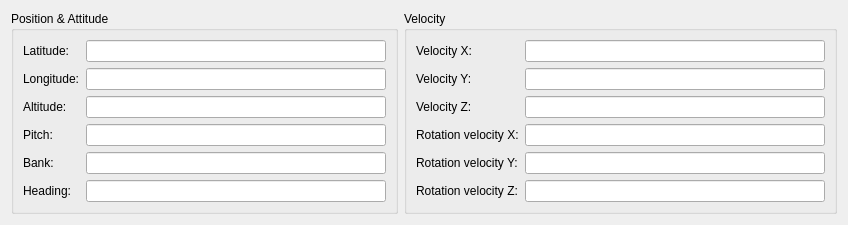
<?xml version="1.0" encoding="UTF-8"?>
<ui version="4.0">
 <class>AircraftWidget</class>
 <widget class="QWidget" name="AircraftWidget">
  <property name="geometry">
   <rect>
    <x>0</x>
    <y>0</y>
    <width>832</width>
    <height>220</height>
   </rect>
  </property>
  <property name="minimumSize">
   <size>
    <width>0</width>
    <height>0</height>
   </size>
  </property>
  <property name="windowTitle">
   <string>Form</string>
  </property>
  <layout class="QGridLayout" name="gridLayout">
   <item row="0" column="1">
    <widget class="QGroupBox" name="groupBox_6">
     <property name="minimumSize">
      <size>
       <width>0</width>
       <height>0</height>
      </size>
     </property>
     <property name="title">
      <string>Velocity</string>
     </property>
     <layout class="QFormLayout" name="formLayout_5">
      <item row="0" column="0">
       <widget class="QLabel" name="label_12">
        <property name="text">
         <string>Velocity X:</string>
        </property>
       </widget>
      </item>
      <item row="0" column="1">
       <widget class="QLineEdit" name="velocityXLineEdit">
        <property name="minimumSize">
         <size>
          <width>300</width>
          <height>0</height>
         </size>
        </property>
        <property name="readOnly">
         <bool>true</bool>
        </property>
       </widget>
      </item>
      <item row="1" column="0">
       <widget class="QLabel" name="label_13">
        <property name="text">
         <string>Velocity Y:</string>
        </property>
       </widget>
      </item>
      <item row="1" column="1">
       <widget class="QLineEdit" name="velocityYLineEdit">
        <property name="minimumSize">
         <size>
          <width>300</width>
          <height>0</height>
         </size>
        </property>
        <property name="readOnly">
         <bool>true</bool>
        </property>
       </widget>
      </item>
      <item row="2" column="0">
       <widget class="QLabel" name="label_14">
        <property name="text">
         <string>Velocity Z:</string>
        </property>
       </widget>
      </item>
      <item row="2" column="1">
       <widget class="QLineEdit" name="velocityZLineEdit">
        <property name="minimumSize">
         <size>
          <width>300</width>
          <height>0</height>
         </size>
        </property>
        <property name="readOnly">
         <bool>true</bool>
        </property>
       </widget>
      </item>
      <item row="3" column="0">
       <widget class="QLabel" name="label_28">
        <property name="text">
         <string>Rotation velocity X:</string>
        </property>
       </widget>
      </item>
      <item row="3" column="1">
       <widget class="QLineEdit" name="rotationVelocityXLineEdit">
        <property name="minimumSize">
         <size>
          <width>300</width>
          <height>0</height>
         </size>
        </property>
        <property name="readOnly">
         <bool>true</bool>
        </property>
       </widget>
      </item>
      <item row="4" column="0">
       <widget class="QLabel" name="label_29">
        <property name="text">
         <string>Rotation velocity Y:</string>
        </property>
       </widget>
      </item>
      <item row="4" column="1">
       <widget class="QLineEdit" name="rotationVelocityYLineEdit">
        <property name="minimumSize">
         <size>
          <width>300</width>
          <height>0</height>
         </size>
        </property>
        <property name="readOnly">
         <bool>true</bool>
        </property>
       </widget>
      </item>
      <item row="5" column="0">
       <widget class="QLabel" name="label_30">
        <property name="text">
         <string>Rotation velocity Z:</string>
        </property>
       </widget>
      </item>
      <item row="5" column="1">
       <widget class="QLineEdit" name="rotationVelocityZLineEdit">
        <property name="minimumSize">
         <size>
          <width>300</width>
          <height>0</height>
         </size>
        </property>
        <property name="readOnly">
         <bool>true</bool>
        </property>
       </widget>
      </item>
     </layout>
    </widget>
   </item>
   <item row="0" column="0">
    <widget class="QGroupBox" name="groupBox_5">
     <property name="minimumSize">
      <size>
       <width>0</width>
       <height>0</height>
      </size>
     </property>
     <property name="title">
      <string>Position &amp;&amp; Attitude</string>
     </property>
     <layout class="QFormLayout" name="formLayout_4">
      <property name="sizeConstraint">
       <enum>QLayout::SetMinimumSize</enum>
      </property>
      <item row="0" column="0">
       <widget class="QLabel" name="label_9">
        <property name="text">
         <string>Latitude:</string>
        </property>
       </widget>
      </item>
      <item row="0" column="1">
       <widget class="QLineEdit" name="latitudeLineEdit">
        <property name="minimumSize">
         <size>
          <width>300</width>
          <height>0</height>
         </size>
        </property>
        <property name="readOnly">
         <bool>true</bool>
        </property>
       </widget>
      </item>
      <item row="1" column="0">
       <widget class="QLabel" name="label_10">
        <property name="text">
         <string>Longitude:</string>
        </property>
       </widget>
      </item>
      <item row="1" column="1">
       <widget class="QLineEdit" name="longitudeLineEdit">
        <property name="minimumSize">
         <size>
          <width>300</width>
          <height>0</height>
         </size>
        </property>
        <property name="readOnly">
         <bool>true</bool>
        </property>
       </widget>
      </item>
      <item row="2" column="0">
       <widget class="QLabel" name="label_11">
        <property name="text">
         <string>Altitude:</string>
        </property>
       </widget>
      </item>
      <item row="2" column="1">
       <widget class="QLineEdit" name="altitudeLineEdit">
        <property name="minimumSize">
         <size>
          <width>300</width>
          <height>0</height>
         </size>
        </property>
        <property name="readOnly">
         <bool>true</bool>
        </property>
       </widget>
      </item>
      <item row="3" column="0">
       <widget class="QLabel" name="label_25">
        <property name="text">
         <string>Pitch:</string>
        </property>
       </widget>
      </item>
      <item row="3" column="1">
       <widget class="QLineEdit" name="pitchLineEdit">
        <property name="minimumSize">
         <size>
          <width>300</width>
          <height>0</height>
         </size>
        </property>
        <property name="readOnly">
         <bool>true</bool>
        </property>
       </widget>
      </item>
      <item row="4" column="0">
       <widget class="QLabel" name="label_26">
        <property name="text">
         <string>Bank:</string>
        </property>
       </widget>
      </item>
      <item row="4" column="1">
       <widget class="QLineEdit" name="bankLineEdit">
        <property name="minimumSize">
         <size>
          <width>300</width>
          <height>0</height>
         </size>
        </property>
        <property name="readOnly">
         <bool>true</bool>
        </property>
       </widget>
      </item>
      <item row="5" column="0">
       <widget class="QLabel" name="label_27">
        <property name="text">
         <string>Heading:</string>
        </property>
       </widget>
      </item>
      <item row="5" column="1">
       <widget class="QLineEdit" name="headingLineEdit">
        <property name="minimumSize">
         <size>
          <width>300</width>
          <height>0</height>
         </size>
        </property>
        <property name="readOnly">
         <bool>true</bool>
        </property>
       </widget>
      </item>
     </layout>
    </widget>
   </item>
  </layout>
 </widget>
 <resources/>
 <connections/>
</ui>
